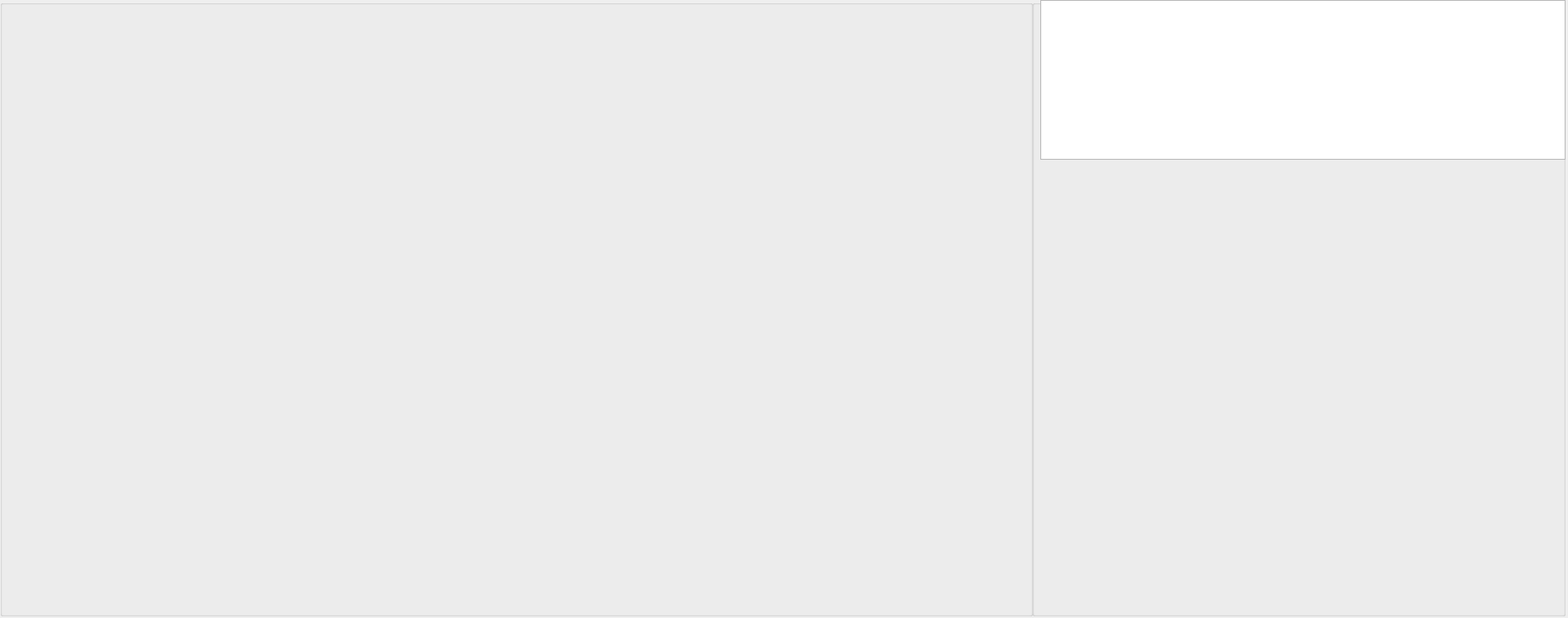
<?xml version="1.0" encoding="UTF-8"?>
<ui version="4.0">
 <class>widgetscreenact</class>
 <widget class="QWidget" name="widgetscreenact">
  <property name="geometry">
   <rect>
    <x>0</x>
    <y>0</y>
    <width>1884</width>
    <height>743</height>
   </rect>
  </property>
  <property name="windowTitle">
   <string>Form</string>
  </property>
  <widget class="QWidget" name="Screenact" native="true">
   <property name="geometry">
    <rect>
     <x>0</x>
     <y>0</y>
     <width>1881</width>
     <height>741</height>
    </rect>
   </property>
   <widget class="QGroupBox" name="groupBox_3">
    <property name="geometry">
     <rect>
      <x>1240</x>
      <y>0</y>
      <width>641</width>
      <height>741</height>
     </rect>
    </property>
    <property name="title">
     <string/>
    </property>
    <widget class="MpColorPlot" name="mfPlot" native="true">
     <property name="geometry">
      <rect>
       <x>10</x>
       <y>200</y>
       <width>641</width>
       <height>16</height>
      </rect>
     </property>
    </widget>
    <widget class="MpColorPlot" name="mfaPlot" native="true">
     <property name="geometry">
      <rect>
       <x>10</x>
       <y>300</y>
       <width>641</width>
       <height>161</height>
      </rect>
     </property>
    </widget>
    <widget class="MpColorPlot" name="sftPlot" native="true">
     <property name="geometry">
      <rect>
       <x>10</x>
       <y>570</y>
       <width>641</width>
       <height>171</height>
      </rect>
     </property>
    </widget>
    <widget class="MpColorPlot" name="wavPlot" native="true">
     <property name="geometry">
      <rect>
       <x>10</x>
       <y>470</y>
       <width>641</width>
       <height>16</height>
      </rect>
     </property>
    </widget>
    <widget class="QTableWidget" name="echoactTxt">
     <property name="geometry">
      <rect>
       <x>10</x>
       <y>0</y>
       <width>631</width>
       <height>192</height>
      </rect>
     </property>
    </widget>
    <widget class="curvePlot" name="wavPlotcurve" native="true">
     <property name="geometry">
      <rect>
       <x>10</x>
       <y>470</y>
       <width>631</width>
       <height>101</height>
      </rect>
     </property>
     <property name="sizePolicy">
      <sizepolicy hsizetype="Expanding" vsizetype="Expanding">
       <horstretch>0</horstretch>
       <verstretch>0</verstretch>
      </sizepolicy>
     </property>
    </widget>
    <widget class="curvePlot" name="mfPlotcurve" native="true">
     <property name="geometry">
      <rect>
       <x>10</x>
       <y>200</y>
       <width>631</width>
       <height>91</height>
      </rect>
     </property>
     <property name="sizePolicy">
      <sizepolicy hsizetype="Expanding" vsizetype="Expanding">
       <horstretch>0</horstretch>
       <verstretch>0</verstretch>
      </sizepolicy>
     </property>
    </widget>
   </widget>
   <widget class="QGroupBox" name="groupBox_2">
    <property name="geometry">
     <rect>
      <x>0</x>
      <y>0</y>
      <width>1241</width>
      <height>741</height>
     </rect>
    </property>
    <property name="title">
     <string/>
    </property>
    <widget class="MpColorPlot" name="actPlot" native="true">
     <property name="geometry">
      <rect>
       <x>-20</x>
       <y>0</y>
       <width>1261</width>
       <height>741</height>
      </rect>
     </property>
    </widget>
   </widget>
  </widget>
 </widget>
 <customwidgets>
  <customwidget>
   <class>MpColorPlot</class>
   <extends>QWidget</extends>
   <header location="global">mpcolorplot.h</header>
   <container>1</container>
  </customwidget>
  <customwidget>
   <class>curvePlot</class>
   <extends>QWidget</extends>
   <header location="global">curveplot.h</header>
   <container>1</container>
  </customwidget>
 </customwidgets>
 <resources/>
 <connections/>
</ui>
